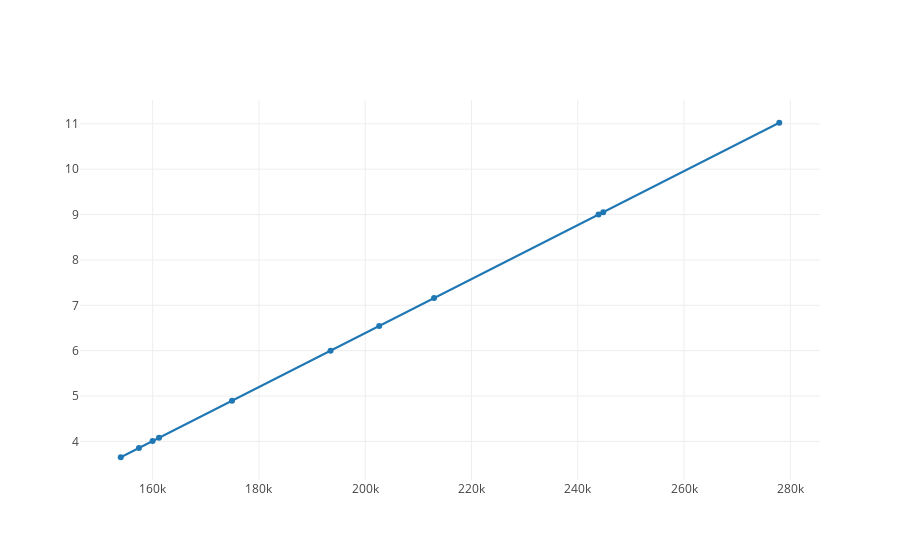

Write notebook code for a chart like this one.
### Code cell
y=[float(func(x)) for x in areas]
data=go.Scatter(y=y,x=areas)
iplot([data])

### Figure 1 — Plotly figure (JSON) as saved in the notebook; plotly's stock layout.template omitted (floating-point values rounded to 4 significant figures)
{"data": [{"type": "scatter", "x": [212952, 277910, 174938, 193478, 243905, 244788, 202635, 154000, 161199, 159985, 157426], "y": [7.159, 11.02, 4.897, 6.0, 9, 9.053, 6.545, 3.651, 4.08, 4.007, 3.855]}], "layout": {}}
